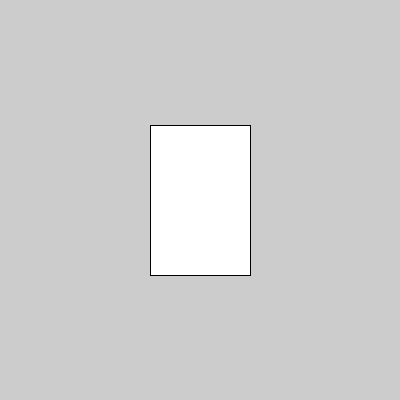
Frame 1 (no input)
Frame 60 (the mouse pressed at the canvas centre just before this capture): identical to frame 1, image omitted
Frame 120 (the mouse held since frame 60 and released just before this capture): identical to frame 1, image omitted

The Processing sketch that drew this single still picture (run headless with seeded random() and noise(); from frame 60 on, the mouse is pressed at the canvas centre):

// Processing sketch: ScreenCast_3_1
// ── ScreenCast_3_1.pde
int hght = 150;
int wdth = 100;
int colour = 255;

void setup() {
  size(400, 400);
}

void draw() {
  fill(colour);
  rect(width/2 - wdth/2, height/2 - hght/2, wdth, hght);
}

void mouseClicked() {
  if (colour == 0) {
    colour = 255;
  }
  else {
    colour = 0;
  }
}
